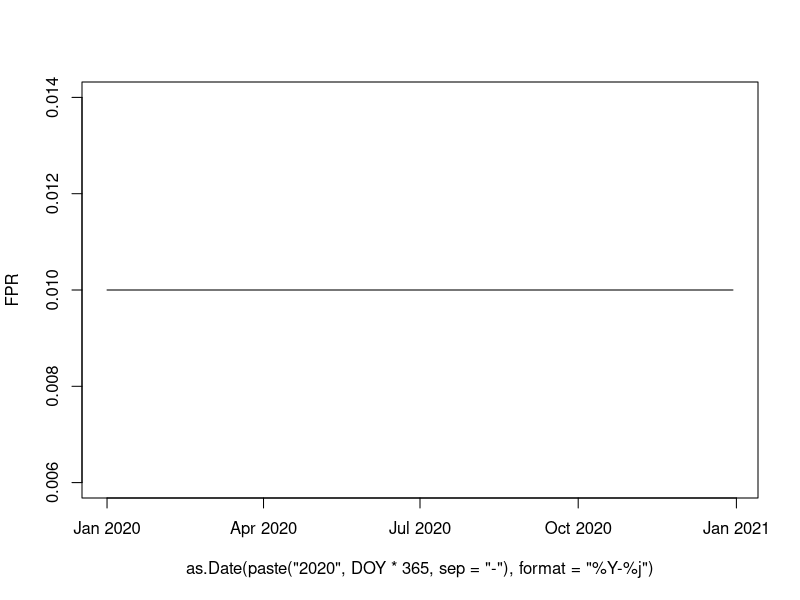

Source code (R):
###############################################################################
# From Siten et al. (2002 Int J Parasit)
# Larval shedding depends on paraiste infection intensity and time of year
###############################################################################

DOY <- c(1:365)/365

beta <- 0.49
a1 <- 0.010
a2 <- 0.345

# Peak feces production time 
mu <- 0.52*365

sig <- 0.087
k1 <- 0.55
k2 <- 0.02

FPR <- a1 + a2/(sig*sqrt(2*pi)) * exp(-(DOY - mu)^2/(2*sig^2))

plot(as.Date(paste("2020", DOY*365, sep="-"), format = "%Y-%j"), FPR, "l")
